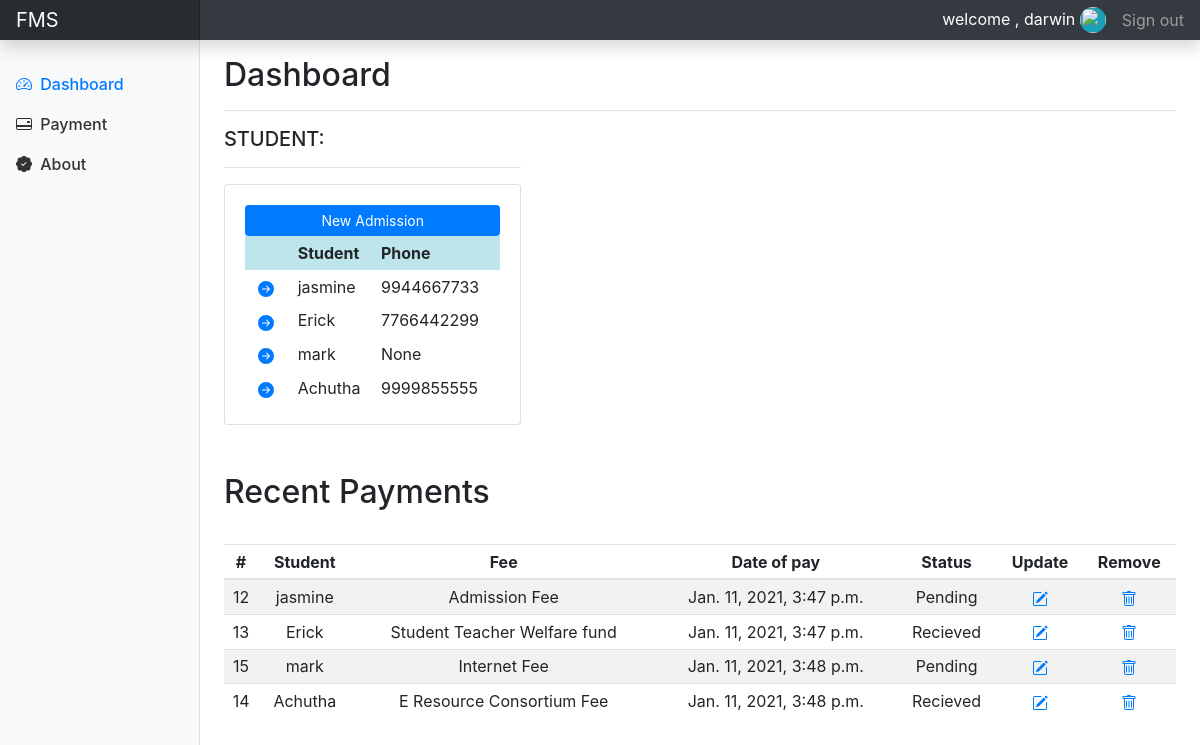
Before: / (signed in) with the older database file.
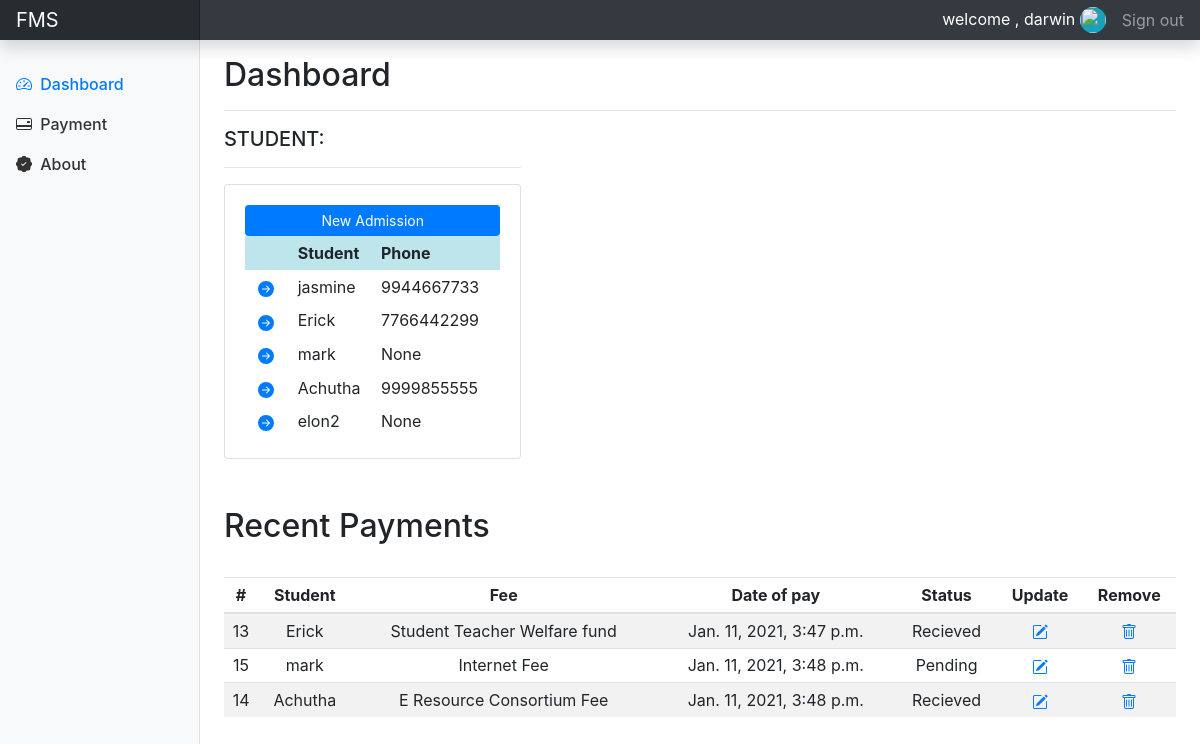
After: the same page with the newer database file.
### accounts/models.py (models this page shows, shortened)
class Student(models.Model):
	BRANCH = (
		('CSE','CSE'),
		('ISE','ISE'),
		('ME','ME'),
		('CVE','CVE'),
		('ECE','ECE'),
		('EEE','EEE'),
		('Aeronautical/ Aerospace Eng','AE'),
		('Artificial Intelligence Eng','AIE'),
		)
	CATEGORY1 = (
		('KCET','KCET'),
		('COMEDK','COMEDK'),
		('MANAGEMENT','MANAGEMENT')
		)
	EDUCATIONAL_LEVEL = (
		('12','12'),
		('DIPLOMA','DIPLOMA'),
		)
	GENDER = (
		('MALE','M'),
		('FEMALE','F'),
		('OTHER','O')
		)
	user = models.OneToOneField(User, null=True, blank=True, on_delete=models.CASCADE)
	name = models.CharField(max_length=200, null=True)
	usn = models.CharField(max_length=200, unique=True, null=True)
	phone = models.CharField(max_length=200, null=True)
	email = models.CharField(max_length=200, null=True)
	father_name = models.CharField(max_length=50, null=True, blank=True)
	dob = models.DateField(null=True,blank=True)
	nationality = models.CharField(max_length=20, null=True, blank=True)
	gender = models.CharField(max_length=10, null=True, choices=GENDER)
	ad_date = models.DateField(null=True, blank=True)
	batch = models.CharField(max_length=10)
	branch = models.CharField(max_length=50, choices=BRANCH)
	sem = models.CharField(max_length=5)
	profile_pic = models.ImageField(default="default_profile_pic.png",null=True, blank=True)
	category = models.CharField(max_length=20, choices=CATEGORY1)
	ed_level = models.CharField(max_length=20, choices=EDUCATIONAL_LEVEL)
	attendence = models.IntegerField(null=True, blank=True)
	cgpa = models.FloatField(null=True, blank=True)
	created_at = models.DateTimeField(auto_now_add=True, null=True)
	updated_at = models.DateTimeField(auto_now=True, null=True)

class Payment(models.Model):
	STATUS = (
		('Pending', 'Pending'),
		('Recieved', 'Recieved'),
		('Acknowledged', 'Acknowledged'),
		)
	MODE_OF_PAYMENT = (
		('NEFT','NEFT'),
		('BANK-TO-BANK','BANK-TO-BANK'),
		('NETBANKING','NETBANKING'),
		('CASH','CASH'),
		)
	student_id = models.ForeignKey(Student, null=True, on_delete=models.SET_NULL)
	fee_id = models.ForeignKey(Fee, null=True, on_delete= models.SET_NULL)
	amount_paid = models.FloatField()
	mode_payment = models.CharField(max_length=25, choices=MODE_OF_PAYMENT)
	date_created = models.DateTimeField(auto_now_add=True, null=True)
	status = models.CharField(max_length=200, null=True, choices=STATUS)

class Fee(models.Model):
	CATEGORY = (
		('Tuition_Fee','Tuition_Fee'),
		('Miscellaneous_Fee','Miscellaneous_Fee'),
		('University_Fee','University_Fee'),
		)
	name = models.CharField(max_length=200, null=True)
	category = models.CharField(max_length=200, null=True, choices=CATEGORY)
	description = models.CharField(max_length=200, null=True, blank=True)
	amount = models.FloatField(null=True)
	date_created = models.DateTimeField(auto_now_add=True, null=True)
	tags = models.ManyToManyField(Tag)
	"""
	course = models.CharField(max_length=50, choices=COURSE)
	college_type = models.CharField(max_length=50, choices=COLLEGE_TYPE)
	entry = models.CharField(max_length=20, choices=ENTRY)
	quota = models.CharField(max_length=50, choices=QUOTA)
	amount = models.FloatField()
	date_created = models.DateTimeField(auto_now_add=True)
	ayear = models.DateField()

	"""

### accounts/decorators.py (the view)
	def wrapper_func(request, *args, **kwargs):
		group = None
		if request.user.groups.exists():
			group = request.user.groups.all()[0].name
		if group == 'student':
			return redirect('userPage')
		if group == 'admin':
			return view_func(request, *args, **kwargs)

### accounts/views.py (called while the page is built)
@login_required(login_url='login')
@admin_only
def home(request):
	paymentdata = []
	students = Student.objects.all()
	payments = Payment.objects.all()
	context = {'students':students, 'payments':payments}
	return render(request, 'accounts/newDashboard.html',context)

### accounts/templates/accounts/newDashboard.html (shortened to what this page needs)
{% extends 'accounts/main.html' %}
{% load static %}
{% block content %}
      <main role="main" class="col-md-9 ml-sm-auto col-lg-10 px-md-4">
        <div class="d-flex justify-content-between flex-wrap flex-md-nowrap align-items-center pt-3 pb-2 mb-3 border-bottom">
          <h1 class="h2">Dashboard</h1>
        </div>
        <div class="row">
          <div class="col-md-4">
            <h5>STUDENT:</h5>
            <hr>
            <div class="card card-body">
              <a class="btn btn-primary  btn-sm btn-block" href="">New Admission</a>
              <table class=" table-sm">
                <tr class="table-info">
                  <th></th>
                  <th>Student</th>
                  <th>Phone</th>
                </tr>
                {% for student in students %}
                  <tr>
                    <th class="font-weight-normal">
                      <a class="btn-sm" id="view_button" href="{% url 'student' student.id %}">
                        <svg xmlns="http://www.w3.org/2000/svg"
                        width="16"
                        height="16"
                        fill="currentColor"
                        class="bi bi-arrow-right-circle-fill"
                        viewBox="0 0 16 16">
                            <path d="M8 0a8 8 0 1 1 0 16A8 8 0 0 1 8 0zM4.5 7.5a.5.5 0 0 0 0 1h5.793l-2.147 2.146a.5.5 0 0 0 .708.708l3-3a.5.5 0 0 0 0-.708l-3-3a.5.5 0 1 0-.708.708L10.293 7.5H4.5z"/>
                        </svg>
                        </a>
                      </th>
                    <th class="font-weight-normal">{{student.name}}</th>
                    <th class="font-weight-normal">{{student.phone}}</th>
                  </tr>
                {% endfor %}
              </table>
            </div>
          </div>
        </div>
        <br><br>
        <h2>Recent Payments</h2>
        <br>
        <div class="table-responsive">
          <table class="table table-striped table-sm text-center">
            <thead>
              <tr>
                <th>#</th>
                <th>Student</th>
                <th>Fee</th>
                <th>Date of pay</th>
                <th>Status</th>
                <th>Update</th>
                <th>Remove</th>
              </tr>
            </thead>
            <tbody>
              {% for payment in payments %}
              <tr>
                <td>{{ payment.fee_id.id }}</td>
                <td>{{ payment.student_id.name }}</td>
                <td>{{ payment.fee_id.name }}</td>
                <td>{{ payment.date_created }}</td>
                <td>{{ payment.status }}</td>
                <td>
                    <a href="{% url 'update_payment' payment.id %}">
                            <svg xmlns="http://www.w3.org/2000/svg" width="16" height="16" fill="currentColor" class="bi bi-pencil-square" viewBox="0 0 16 16">
                      </a>
                </td>
                <td>
                    <a class="align-" href="{% url 'delete_payment' payment.id %}">
                      <svg xmlns="http://www.w3.org/2000/svg" width="16" height="16" fill="currentColor" class="bi bi-trash" viewBox="0 0 16 16">
                      </a>
                </td>
              </tr>
              {% endfor %}
            </tbody>
          </table>
        </div>
      </main>
    {% endblock %}

Changed rows visible on the page:
removed Payment: fee_id.id "12", student_id.name "jasmine", fee_id.name "Admission Fee", date_created "Jan. 11, 2021, 3:47 p.m.", status "Pending"
added Student: name "elon2", phone "None"
